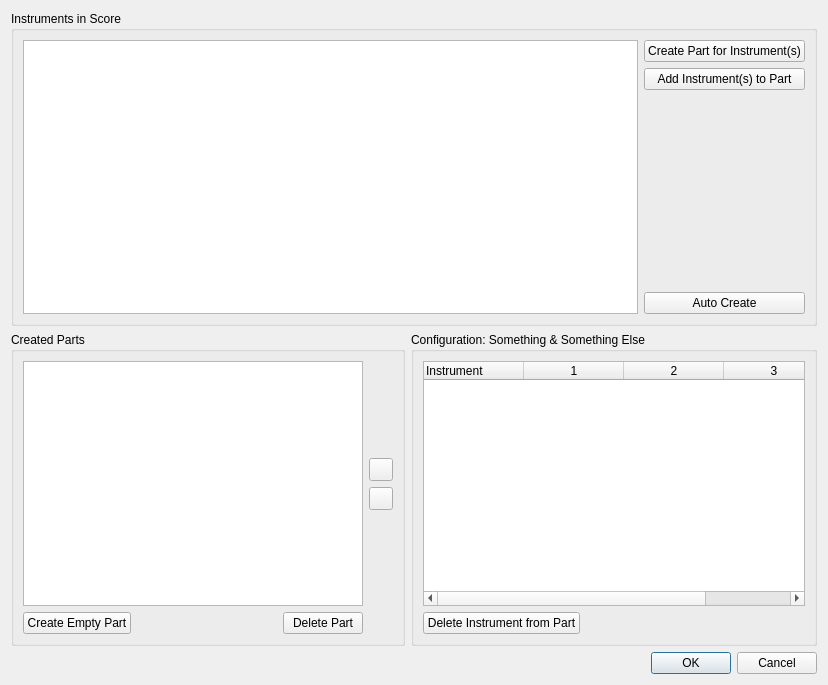
<?xml version="1.0" encoding="UTF-8"?>
<ui version="4.0">
 <class>ExcerptsDialog</class>
 <widget class="QDialog" name="ExcerptsDialog">
  <property name="geometry">
   <rect>
    <x>0</x>
    <y>0</y>
    <width>828</width>
    <height>685</height>
   </rect>
  </property>
  <property name="sizePolicy">
   <sizepolicy hsizetype="MinimumExpanding" vsizetype="Expanding">
    <horstretch>0</horstretch>
    <verstretch>0</verstretch>
   </sizepolicy>
  </property>
  <property name="minimumSize">
   <size>
    <width>0</width>
    <height>0</height>
   </size>
  </property>
  <property name="windowTitle">
   <string>Parts</string>
  </property>
  <layout class="QGridLayout" name="gridLayout_4">
   <item row="4" column="3">
    <widget class="QDialogButtonBox" name="buttonBox">
     <property name="standardButtons">
      <set>QDialogButtonBox::Cancel|QDialogButtonBox::Ok</set>
     </property>
    </widget>
   </item>
   <item row="3" column="0">
    <widget class="QGroupBox" name="partsGBox">
     <property name="title">
      <string>Created Parts</string>
     </property>
     <layout class="QGridLayout" name="gridLayout_3">
      <item row="0" column="0">
       <widget class="QListWidget" name="excerptList">
        <property name="enabled">
         <bool>true</bool>
        </property>
        <property name="sizePolicy">
         <sizepolicy hsizetype="MinimumExpanding" vsizetype="Expanding">
          <horstretch>0</horstretch>
          <verstretch>0</verstretch>
         </sizepolicy>
        </property>
        <property name="toolTip">
         <string>New parts and previously created parts.
All parts can be moved and renamed. Note:
only new parts can be edited.</string>
        </property>
        <property name="selectionMode">
         <enum>QAbstractItemView::SingleSelection</enum>
        </property>
        <property name="uniformItemSizes">
         <bool>true</bool>
        </property>
       </widget>
      </item>
      <item row="0" column="1">
       <layout class="QVBoxLayout" name="changeOrderVLayout" stretch="0,2,0,0">
        <item>
         <spacer name="verticalSpacer_3">
          <property name="orientation">
           <enum>Qt::Vertical</enum>
          </property>
          <property name="sizeHint" stdset="0">
           <size>
            <width>20</width>
            <height>40</height>
           </size>
          </property>
         </spacer>
        </item>
        <item>
         <widget class="QToolButton" name="moveUpButton">
          <property name="sizePolicy">
           <sizepolicy hsizetype="Minimum" vsizetype="Fixed">
            <horstretch>0</horstretch>
            <verstretch>0</verstretch>
           </sizepolicy>
          </property>
          <property name="maximumSize">
           <size>
            <width>30</width>
            <height>16777215</height>
           </size>
          </property>
          <property name="toolTip">
           <string>Move part up</string>
          </property>
          <property name="accessibleDescription">
           <string>Move part up</string>
          </property>
          <property name="text">
           <string notr="true"/>
          </property>
          <property name="icon">
           <iconset resource="musescore.qrc">
            <normaloff>:/data/icons/arrow_up.svg</normaloff>:/data/icons/arrow_up.svg</iconset>
          </property>
         </widget>
        </item>
        <item>
         <widget class="QToolButton" name="moveDownButton">
          <property name="sizePolicy">
           <sizepolicy hsizetype="Minimum" vsizetype="Fixed">
            <horstretch>0</horstretch>
            <verstretch>0</verstretch>
           </sizepolicy>
          </property>
          <property name="maximumSize">
           <size>
            <width>30</width>
            <height>16777215</height>
           </size>
          </property>
          <property name="toolTip">
           <string>Move part down</string>
          </property>
          <property name="accessibleDescription">
           <string>Move part down</string>
          </property>
          <property name="text">
           <string notr="true"/>
          </property>
          <property name="icon">
           <iconset resource="musescore.qrc">
            <normaloff>:/data/icons/arrow_down.svg</normaloff>:/data/icons/arrow_down.svg</iconset>
          </property>
         </widget>
        </item>
        <item>
         <spacer name="verticalSpacer_4">
          <property name="orientation">
           <enum>Qt::Vertical</enum>
          </property>
          <property name="sizeHint" stdset="0">
           <size>
            <width>20</width>
            <height>40</height>
           </size>
          </property>
         </spacer>
        </item>
       </layout>
      </item>
      <item row="1" column="0">
       <layout class="QHBoxLayout" name="horizontalLayout_5">
        <item>
         <widget class="QPushButton" name="newEmptyPartButton">
          <property name="text">
           <string>Create Empty Part</string>
          </property>
         </widget>
        </item>
        <item>
         <spacer name="horizontalSpacer_2">
          <property name="orientation">
           <enum>Qt::Horizontal</enum>
          </property>
          <property name="sizeHint" stdset="0">
           <size>
            <width>40</width>
            <height>20</height>
           </size>
          </property>
         </spacer>
        </item>
        <item>
         <widget class="QPushButton" name="deleteButton">
          <property name="maximumSize">
           <size>
            <width>150</width>
            <height>16777215</height>
           </size>
          </property>
          <property name="text">
           <string>Delete Part</string>
          </property>
         </widget>
        </item>
       </layout>
      </item>
     </layout>
    </widget>
   </item>
   <item row="0" column="0" colspan="4">
    <widget class="QGroupBox" name="groupBox">
     <property name="title">
      <string>Instruments in Score</string>
     </property>
     <layout class="QGridLayout" name="gridLayout_2">
      <item row="0" column="0">
       <widget class="QListWidget" name="instrumentList">
        <property name="sizePolicy">
         <sizepolicy hsizetype="Expanding" vsizetype="Expanding">
          <horstretch>0</horstretch>
          <verstretch>0</verstretch>
         </sizepolicy>
        </property>
        <property name="accessibleName">
         <string>Part list</string>
        </property>
        <property name="alternatingRowColors">
         <bool>true</bool>
        </property>
       </widget>
      </item>
      <item row="0" column="1">
       <layout class="QVBoxLayout" name="verticalLayout">
        <item>
         <widget class="QPushButton" name="newPartForInstrumentButton">
          <property name="maximumSize">
           <size>
            <width>16777215</width>
            <height>16777215</height>
           </size>
          </property>
          <property name="toolTip">
           <string>Create new part using the selected instrument(s)</string>
          </property>
          <property name="text">
           <string>Create Part for Instrument(s)</string>
          </property>
         </widget>
        </item>
        <item>
         <widget class="QPushButton" name="addButton">
          <property name="toolTip">
           <string>Add the selected instrument(s) to the currently selected part</string>
          </property>
          <property name="accessibleDescription">
           <string>Add instrument</string>
          </property>
          <property name="text">
           <string notr="true">Add Instrument(s) to Part</string>
          </property>
         </widget>
        </item>
        <item>
         <spacer name="verticalSpacer_5">
          <property name="orientation">
           <enum>Qt::Vertical</enum>
          </property>
          <property name="sizeHint" stdset="0">
           <size>
            <width>20</width>
            <height>40</height>
           </size>
          </property>
         </spacer>
        </item>
        <item>
         <widget class="QPushButton" name="newAllButton">
          <property name="maximumSize">
           <size>
            <width>16777215</width>
            <height>16777215</height>
           </size>
          </property>
          <property name="toolTip">
           <string>Create a new part for every instrument</string>
          </property>
          <property name="text">
           <string>Auto Create</string>
          </property>
         </widget>
        </item>
       </layout>
      </item>
     </layout>
    </widget>
   </item>
   <item row="3" column="1" colspan="3">
    <layout class="QHBoxLayout" name="horizontalLayout_3">
     <item>
      <widget class="QGroupBox" name="detailsGroupBox">
       <property name="sizePolicy">
        <sizepolicy hsizetype="Expanding" vsizetype="Expanding">
         <horstretch>0</horstretch>
         <verstretch>0</verstretch>
        </sizepolicy>
       </property>
       <property name="title">
        <string>Configuration: Something &amp;&amp; Something Else</string>
       </property>
       <property name="alignment">
        <set>Qt::AlignLeading|Qt::AlignLeft|Qt::AlignTop</set>
       </property>
       <layout class="QGridLayout" name="gridLayout">
        <item row="0" column="0">
         <widget class="QTreeWidget" name="partList">
          <property name="sizePolicy">
           <sizepolicy hsizetype="Expanding" vsizetype="Expanding">
            <horstretch>0</horstretch>
            <verstretch>0</verstretch>
           </sizepolicy>
          </property>
          <property name="toolTip">
           <string>Add or remove instruments from a part 
and select which voices are included.</string>
          </property>
          <attribute name="headerStretchLastSection">
           <bool>false</bool>
          </attribute>
          <column>
           <property name="text">
            <string>Instrument</string>
           </property>
          </column>
          <column>
           <property name="text">
            <string>1</string>
           </property>
           <property name="textAlignment">
            <set>AlignCenter</set>
           </property>
          </column>
          <column>
           <property name="text">
            <string>2</string>
           </property>
           <property name="textAlignment">
            <set>AlignCenter</set>
           </property>
          </column>
          <column>
           <property name="text">
            <string>3</string>
           </property>
           <property name="textAlignment">
            <set>AlignCenter</set>
           </property>
          </column>
          <column>
           <property name="text">
            <string>4</string>
           </property>
           <property name="textAlignment">
            <set>AlignCenter</set>
           </property>
          </column>
         </widget>
        </item>
        <item row="1" column="0">
         <layout class="QHBoxLayout" name="horizontalLayout">
          <item>
           <widget class="QPushButton" name="removeButton">
            <property name="accessibleDescription">
             <string>Remove instrument</string>
            </property>
            <property name="text">
             <string notr="true">Delete Instrument from Part</string>
            </property>
           </widget>
          </item>
          <item>
           <spacer name="horizontalSpacer">
            <property name="orientation">
             <enum>Qt::Horizontal</enum>
            </property>
            <property name="sizeHint" stdset="0">
             <size>
              <width>40</width>
              <height>20</height>
             </size>
            </property>
           </spacer>
          </item>
         </layout>
        </item>
       </layout>
      </widget>
     </item>
    </layout>
   </item>
  </layout>
 </widget>
 <tabstops>
  <tabstop>instrumentList</tabstop>
  <tabstop>newPartForInstrumentButton</tabstop>
  <tabstop>addButton</tabstop>
  <tabstop>newAllButton</tabstop>
  <tabstop>excerptList</tabstop>
  <tabstop>newEmptyPartButton</tabstop>
  <tabstop>deleteButton</tabstop>
  <tabstop>moveUpButton</tabstop>
  <tabstop>moveDownButton</tabstop>
  <tabstop>partList</tabstop>
  <tabstop>removeButton</tabstop>
 </tabstops>
 <resources>
  <include location="musescore.qrc"/>
 </resources>
 <connections>
  <connection>
   <sender>buttonBox</sender>
   <signal>accepted()</signal>
   <receiver>ExcerptsDialog</receiver>
   <slot>accept()</slot>
   <hints>
    <hint type="sourcelabel">
     <x>524</x>
     <y>330</y>
    </hint>
    <hint type="destinationlabel">
     <x>329</x>
     <y>304</y>
    </hint>
   </hints>
  </connection>
  <connection>
   <sender>buttonBox</sender>
   <signal>rejected()</signal>
   <receiver>ExcerptsDialog</receiver>
   <slot>reject()</slot>
   <hints>
    <hint type="sourcelabel">
     <x>597</x>
     <y>327</y>
    </hint>
    <hint type="destinationlabel">
     <x>329</x>
     <y>287</y>
    </hint>
   </hints>
  </connection>
 </connections>
</ui>
